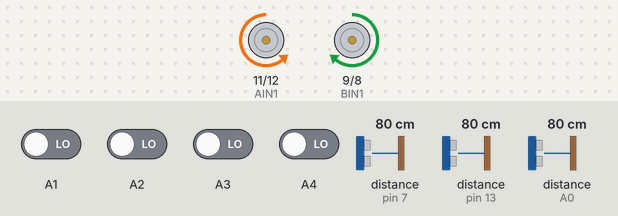
The sketch below on a simulated Arduino Uno, built with avr-gcc and run on an emulated ATmega328P. Shown: motor-driver pin pairs drawn as motors (green arrow = first pin HIGH = forward, orange = second pin HIGH = backward, longer = more drive, scaled by the enable pin). The inputs (shaded band) are chosen by the test bench; at power-on: A1–4 LOW, distance to the obstacle (sensors on pin 7, pin 13, A0) 80 cm. The echo pulse lasts 58.3 µs per cm.

Above: at 2.7 s.
2.8 s: A1 driven HIGH
At 3.8 s:
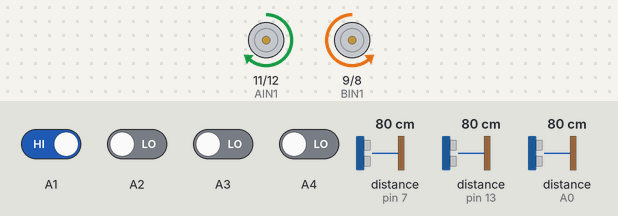
6.8 s: A4 driven HIGH
At 8.7 s:
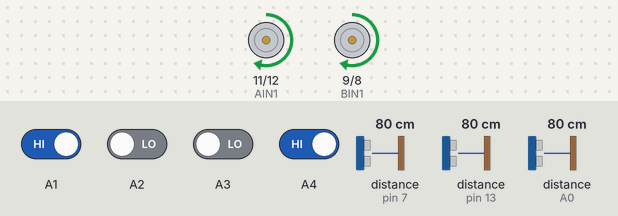
8.9 s: A4 driven LOW
At 9.5 s:
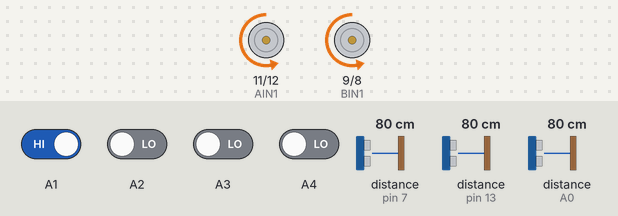
12.9 s: A1 driven LOW
Timing chart, 0 to 17.4 s (numbered marks = the images above; inputs shaded):
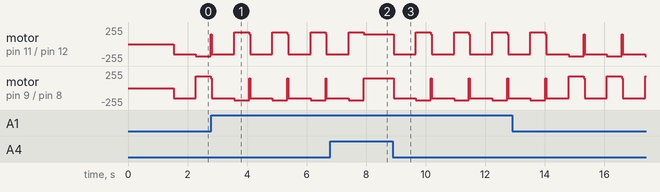

Measured:
- after the input at 6.8 s, motor on pin 11 (AIN1) / pin 12 (AIN2), motor on pin 9 (BIN1) / pin 8 (BIN2): goes on until 7.9 s, then stays forward 150/255
- by itself, motor on pin 11 (AIN1) / pin 12 (AIN2): repeats every 1.3 s: forward 180/255 0.50 s, forward 150/255 0.03 s, backward 150/255 0.75 s
- by itself, motor on pin 9 (BIN1) / pin 8 (BIN2): repeats every 1.3 s: backward 180/255 0.50 s, forward 150/255 0.03 s, backward 150/255 0.75 s

The sketch:

SumoBot.ino
```cpp
/*
  04/20/2023
  BotHudson Sumobot
*/

// Remove all serials syntax before competition

#include <QTRSensors.h>
#include <SharpIR.h>
#include <Ultrasonic.h>

QTRSensors qtr;
SharpIR sensor(SharpIR::GP2Y0A21YK0F, A0);
Ultrasonic ultrasonic1(4, 7);   // Left Ultrasonic
Ultrasonic ultrasonic2(10, 13); // Right Ultrasonic

const uint8_t SensorCount = 4;
uint16_t sensorValues[SensorCount];

// Arena Settings
#define BLK 700             // Arena Color Value - ??? (Higher)
#define WHT 80              // Border Color Value - ??? (Lower)
#define QTR_THRESHOLD 175   // microseconds (need tuning per each environment)

// Speed Settings
#define speedTurn 180       // Default - 80
#define speedForward 150    // Default - 255
#define speedBackward 150   // Default - 255
#define speedCharge 150     // Default - 255

// Left Motor Pins
#define PWMA 5   // speedControl
#define AIN1 11  // pinDirection
#define AIN2 12  // pinDirection

// Right Motor Pins
#define PWMB 3  // speedControl
#define BIN1 9  // pinDirection
#define BIN2 8  // pinDirection

// Sensor Pin Configuration
#define IROutput A0  // SharpIR
//#define USTrig 12    // Ultrasonic Trig
//#define USEcho A3    // Ultrasonic Echo

void setup() {
  Serial.begin(9600);
  qtr.setTypeRC();
  qtr.setSensorPins((const uint8_t[]) {
    A1, A2, A3, A4
  }, SensorCount);
  qtr.setEmitterPin(2);
  pinMode(PWMA, OUTPUT);
  pinMode(AIN1, OUTPUT);
  pinMode(AIN2, OUTPUT);
  pinMode(PWMB, OUTPUT);
  pinMode(BIN1, OUTPUT);
  pinMode(BIN2, OUTPUT);
  delay(1500);
}

void loop() {

  // Sharp IR (cm output)
  int distance = sensor.getDistance();
  //Serial.println(distance);

  // QTR Sensor
  // High Value (2500) - Black
  // Low Value (0) - White
  qtr.read(sensorValues);
  //Serial.println(sensorValues);

  // Ultrasonic
  int leftUltrasonic = ultrasonic1.read(CM);
  int rightUltrasonic = ultrasonic2.read(CM);

  // Sumobot Algorithm and Conditions
  if (sensorValues[0] < QTR_THRESHOLD) {
    // Leftmost Sensor Detected the Border
    move(1, speedBackward, 0);
    move(0, speedBackward, 0);
    delay(750);
    move(1, speedTurn, 1);
    move(0, speedTurn, 0);
    delay(500);
    move(1, speedForward, 1);
    move(0, speedForward, 1);
  } else if (sensorValues[3] < QTR_THRESHOLD) {
    // Rightmost Sensor Detected The Border
    move(1, speedBackward, 0);
    move(0, speedBackward, 0);
    delay(750);
    move(1, speedTurn, 0);
    move(0, speedTurn, 1);
    delay(500);
    move(1, speedForward, 1);
    move(0, speedForward, 1);
  } else {
    if (distance < 40) {
      // SharpIR Detection
      move(1, speedCharge, 1);
      move(0, speedCharge, 1);
      // delay(1500);
    } /* else if (leftUltrasonic < 60) {
      // Left Ultrasonic Detection
      move(1, 175, 1);
      move(0, 175, 0);
      // delay(500);
    } else if (15 > rightUltrasonic < 60) {
      // Right Ultrasonic Detection
      move(1, 175, 0);
      move(0, 175, 1);
      // delay(500);
    } */ else {
      move(1, speedForward, 1);
      move(0, speedForward, 1);
    }
  }
}

// move() function declaration
void move(int motor, int speed, int direction) {
  boolean inPin1 = HIGH, inPin2 = LOW;
  if (direction == 1) {
    inPin1 = HIGH;
    inPin2 = LOW;
  }
  if (direction == 0) {
    inPin1 = LOW;
    inPin2 = HIGH;
  }
  if (motor == 0) {
    digitalWrite(AIN1, inPin1);
    digitalWrite(AIN2, inPin2);
    analogWrite(PWMA, speed);
  }
  if (motor == 1) {
    digitalWrite(BIN1, inPin1);
    digitalWrite(BIN2, inPin2);
    analogWrite(PWMB, speed);
  }
}
```
